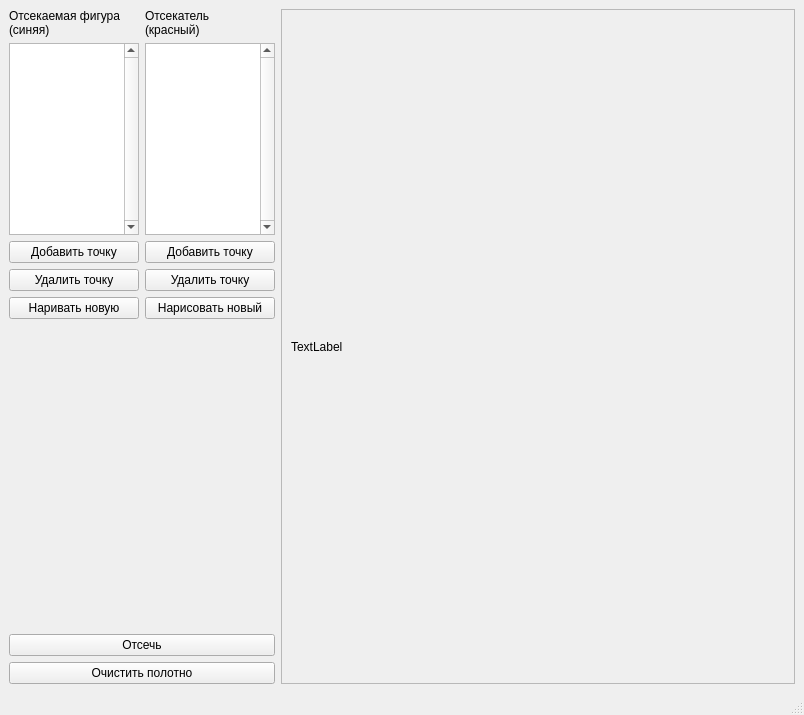
<?xml version="1.0" encoding="UTF-8"?>
<ui version="4.0">
 <class>MainWindow</class>
 <widget class="QMainWindow" name="MainWindow">
  <property name="geometry">
   <rect>
    <x>0</x>
    <y>0</y>
    <width>804</width>
    <height>715</height>
   </rect>
  </property>
  <property name="windowTitle">
   <string>MainWindow</string>
  </property>
  <widget class="QWidget" name="centralwidget">
   <layout class="QHBoxLayout" name="horizontalLayout_4" stretch="0,1">
    <item>
     <layout class="QVBoxLayout" name="verticalLayout">
      <property name="sizeConstraint">
       <enum>QLayout::SetMinimumSize</enum>
      </property>
      <item>
       <layout class="QHBoxLayout" name="horizontalLayout">
        <property name="topMargin">
         <number>0</number>
        </property>
        <item>
         <layout class="QVBoxLayout" name="verticalLayout_3">
          <property name="topMargin">
           <number>0</number>
          </property>
          <item>
           <widget class="QLabel" name="label_15">
            <property name="text">
             <string>Отсекаемая фигура
(синяя)</string>
            </property>
           </widget>
          </item>
          <item>
           <widget class="QTableWidget" name="figureTable">
            <property name="maximumSize">
             <size>
              <width>130</width>
              <height>16777215</height>
             </size>
            </property>
            <property name="verticalScrollBarPolicy">
             <enum>Qt::ScrollBarAlwaysOn</enum>
            </property>
            <property name="horizontalScrollBarPolicy">
             <enum>Qt::ScrollBarAlwaysOff</enum>
            </property>
            <property name="dragDropOverwriteMode">
             <bool>false</bool>
            </property>
            <attribute name="horizontalHeaderVisible">
             <bool>false</bool>
            </attribute>
            <attribute name="horizontalHeaderMinimumSectionSize">
             <number>36</number>
            </attribute>
            <attribute name="horizontalHeaderDefaultSectionSize">
             <number>57</number>
            </attribute>
            <attribute name="horizontalHeaderHighlightSections">
             <bool>true</bool>
            </attribute>
            <attribute name="horizontalHeaderShowSortIndicator" stdset="0">
             <bool>false</bool>
            </attribute>
            <attribute name="verticalHeaderVisible">
             <bool>false</bool>
            </attribute>
            <attribute name="verticalHeaderCascadingSectionResizes">
             <bool>false</bool>
            </attribute>
            <attribute name="verticalHeaderMinimumSectionSize">
             <number>9</number>
            </attribute>
            <attribute name="verticalHeaderHighlightSections">
             <bool>true</bool>
            </attribute>
            <column>
             <property name="text">
              <string>X</string>
             </property>
            </column>
            <column>
             <property name="text">
              <string>Y</string>
             </property>
            </column>
           </widget>
          </item>
          <item>
           <widget class="QPushButton" name="addFigurePoint">
            <property name="text">
             <string>Добавить точку</string>
            </property>
           </widget>
          </item>
          <item>
           <widget class="QPushButton" name="deleteFigurePoint">
            <property name="text">
             <string>Удалить точку</string>
            </property>
           </widget>
          </item>
          <item>
           <widget class="QPushButton" name="drawFigure">
            <property name="text">
             <string>Наривать новую</string>
            </property>
           </widget>
          </item>
         </layout>
        </item>
        <item>
         <layout class="QVBoxLayout" name="verticalLayout_4">
          <property name="topMargin">
           <number>0</number>
          </property>
          <item>
           <widget class="QLabel" name="label_16">
            <property name="text">
             <string>Отсекатель
(красный)</string>
            </property>
           </widget>
          </item>
          <item>
           <widget class="QTableWidget" name="clipperTable">
            <property name="maximumSize">
             <size>
              <width>130</width>
              <height>16777215</height>
             </size>
            </property>
            <property name="verticalScrollBarPolicy">
             <enum>Qt::ScrollBarAlwaysOn</enum>
            </property>
            <property name="horizontalScrollBarPolicy">
             <enum>Qt::ScrollBarAlwaysOff</enum>
            </property>
            <property name="dragDropOverwriteMode">
             <bool>false</bool>
            </property>
            <attribute name="horizontalHeaderVisible">
             <bool>false</bool>
            </attribute>
            <attribute name="horizontalHeaderMinimumSectionSize">
             <number>36</number>
            </attribute>
            <attribute name="horizontalHeaderDefaultSectionSize">
             <number>57</number>
            </attribute>
            <attribute name="horizontalHeaderHighlightSections">
             <bool>true</bool>
            </attribute>
            <attribute name="horizontalHeaderShowSortIndicator" stdset="0">
             <bool>false</bool>
            </attribute>
            <attribute name="verticalHeaderVisible">
             <bool>false</bool>
            </attribute>
            <attribute name="verticalHeaderCascadingSectionResizes">
             <bool>false</bool>
            </attribute>
            <attribute name="verticalHeaderMinimumSectionSize">
             <number>9</number>
            </attribute>
            <attribute name="verticalHeaderHighlightSections">
             <bool>true</bool>
            </attribute>
            <column>
             <property name="text">
              <string>X</string>
             </property>
            </column>
            <column>
             <property name="text">
              <string>Y</string>
             </property>
            </column>
           </widget>
          </item>
          <item>
           <widget class="QPushButton" name="addClipperPoint">
            <property name="text">
             <string>Добавить точку</string>
            </property>
           </widget>
          </item>
          <item>
           <widget class="QPushButton" name="deleteClipperPoint">
            <property name="text">
             <string>Удалить точку</string>
            </property>
           </widget>
          </item>
          <item>
           <widget class="QPushButton" name="drawClipper">
            <property name="text">
             <string>Нарисовать новый</string>
            </property>
           </widget>
          </item>
         </layout>
        </item>
       </layout>
      </item>
      <item>
       <spacer name="verticalSpacer">
        <property name="orientation">
         <enum>Qt::Vertical</enum>
        </property>
        <property name="sizeHint" stdset="0">
         <size>
          <width>20</width>
          <height>40</height>
         </size>
        </property>
       </spacer>
      </item>
      <item>
       <layout class="QHBoxLayout" name="horizontalLayout_2"/>
      </item>
      <item>
       <spacer name="verticalSpacer_4">
        <property name="orientation">
         <enum>Qt::Vertical</enum>
        </property>
        <property name="sizeHint" stdset="0">
         <size>
          <width>20</width>
          <height>40</height>
         </size>
        </property>
       </spacer>
      </item>
      <item>
       <widget class="QPushButton" name="clip">
        <property name="text">
         <string>Отсечь</string>
        </property>
       </widget>
      </item>
      <item>
       <widget class="QPushButton" name="clearCanvas">
        <property name="text">
         <string>Очистить полотно</string>
        </property>
       </widget>
      </item>
     </layout>
    </item>
    <item>
     <widget class="QScrollArea" name="scrollArea">
      <property name="widgetResizable">
       <bool>true</bool>
      </property>
      <widget class="QWidget" name="scrollAreaWidgetContents">
       <property name="geometry">
        <rect>
         <x>0</x>
         <y>0</y>
         <width>504</width>
         <height>651</height>
        </rect>
       </property>
       <layout class="QHBoxLayout" name="horizontalLayout_3">
        <item>
         <widget class="QLabel" name="canvas">
          <property name="text">
           <string>TextLabel</string>
          </property>
         </widget>
        </item>
       </layout>
      </widget>
     </widget>
    </item>
   </layout>
  </widget>
  <widget class="QMenuBar" name="menubar">
   <property name="geometry">
    <rect>
     <x>0</x>
     <y>0</y>
     <width>804</width>
     <height>22</height>
    </rect>
   </property>
  </widget>
  <widget class="QStatusBar" name="statusbar"/>
 </widget>
 <resources/>
 <connections/>
</ui>
